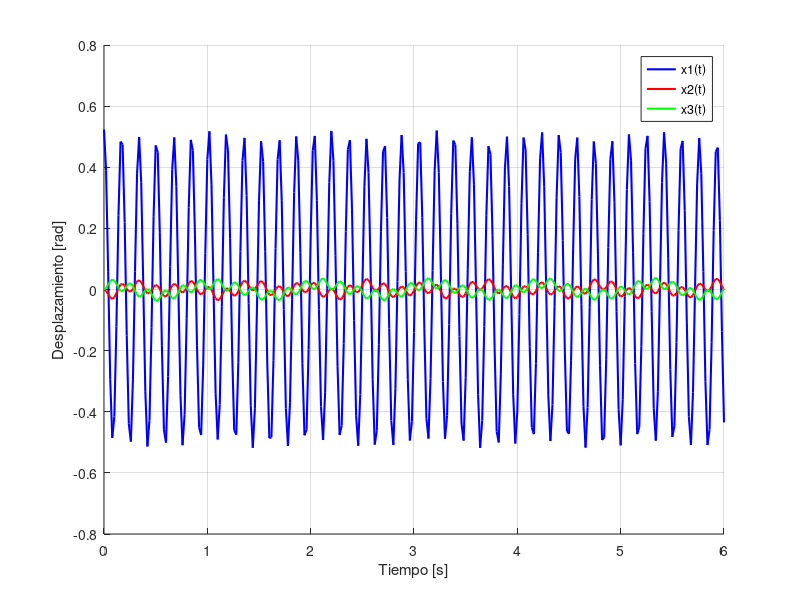

MATLAB code to generate this figure:
function ej3_p;clc;close all
    %Datos
    m=30;
    l=1;
    k=4*10^3;

    %Elementos masa
    m1=m*l^2/9;
    m2=m;
    m3=2*m;

    M=diag([m1,m2,m3]); %Matriz masa

    %Matriz rigidez
    K=[10*k*l^2/9   k*l/3    -2*k*l/3;
    k*l/3        k           0;
    -2*k*l/3     0           k];

    %Tiempo dato
    tf=6;
    dt=0.02;
    t=0:dt:tf;

    %%Condiciones Iniciales

    angulo0_deg=30; %dato
    angulo0_rad = angulo0_deg*pi/180; %angulo en radianes

    xo=[angulo0_rad;0;0]; %dato
    dxo=[0;0;0]; %Velocidades inciales

    %Relacion de amortiguamiento
    zitta=[0 0 0];

    %Autovalores y autovectores
    [V,lambda]=eig(K,M);
    wn=diag(sqrt(lambda));
    V_N=V./V(1,:);

    X1=Descomposicion_Modal_Amortiguado(zitta,M,V,wn,xo,dxo,t);

    %Mostramos la respuesta en el tiempo
    figure('Name','Respuesta en el tiempo sin amortiguamiento');
    hold on;
    plot(t,X1(1,:),'LineWidth',1.5,'Color','b');
    plot(t,X1(2,:),'LineWidth',1.5,'Color','r');
    plot(t,X1(3,:),'LineWidth',1.5,'Color','g');
    hold off;
    ylabel('Desplazamiento [rad]');
    xlabel('Tiempo [s]');
    legend('x1(t)','x2(t)','x3(t)');
    grid on;

    %Calculo de amplitud máxima de theta entre los 0.5 y 1.5 segundos 

indice1=find(t==0.5);
indice2=find(t==1.5);

t_acotado= t(indice1:indice2);

X1_acotado=X1(:,indice1: indice2);

disp("amplitud positiva (máx. valor) de movimiento del grado de libertad, θ(t), dentro del intervalo de tiempo [0.5, 1.5]s. ")
X1_ang_deg = X1_acotado(1,:) .* 180/pi; %a los ángulos los convierto de rad a degree
[theta_max,indice_max] = max(X1_ang_deg)
t_max=t_acotado(indice_max)

%Entre los 2.0 y 3.0 segundos
indice1=find(t==2);
indice2=find(t==3);

disp("amplitud positiva (máx. valor) de movimiento del grado de libertad, x1(t), dentro del intervalo de tiempo [2.0, 3.0]s. ")
t_acotado= t(indice1:indice2);
X1_acotado=X1(:,indice1: indice2);
[x1_max,indice_max] = max(X1_acotado(2,:))
t_max=t_acotado(indice_max)

disp("amplitud positiva (máx. valor) de movimiento del grado de libertad, x2(t), dentro del intervalo de tiempo [2.0, 3.0]s. ")
t_acotado= t(indice1:indice2);
X1_acotado=X1(:,indice1: indice2);
[x2_max,indice_max] = max(X1_acotado(3,:))
t_max=t_acotado(indice_max)


end

function x = Descomposicion_Modal_Amortiguado(zitta, M,V,wn, x0, dx0, t)

    % Paso de coordenadas del espacio fisico al espacio modal
    y0 = V'*M*x0; % desplazamiento inicial en el espacio modal
    dy0 = V'*M*dx0; % velocidad inicial en el espacio modal
    
    % C_modal = 2*zitta.*wn.*eye(size(M)); % matriz de amortiguamiento modal [kips.sec/in]

    wd = wn.*sqrt(1-zitta.^2); % Frecuencia de amortiguamiento [rad/s]
    e = exp(1); 

    Y = zeros(length(wn),length(t)); % desplazamiento en el espacio modal

    for i = 1:length(wn)

        % Primer termino de la solucion homogenea
        Y(i,:) = e.^(-zitta(i)*wn(i)*t).*(cos(wd(i)*t)+zitta(i)/sqrt(1-zitta(i)^2)*sin(wd(i)*t)).*y0(i);
        % Segundo termino de la solucion homogenea
        Y(i,:) = Y(i,:) + e.^(-zitta(i)*wn(i)*t).*(sin(wd(i)*t)).*(dy0(i)/(wd(i)));
    end

    % Paso de coordenadas del espacio modal al espacio fisico
    x = V*Y; % desplazamiento en el espacio fisico

end